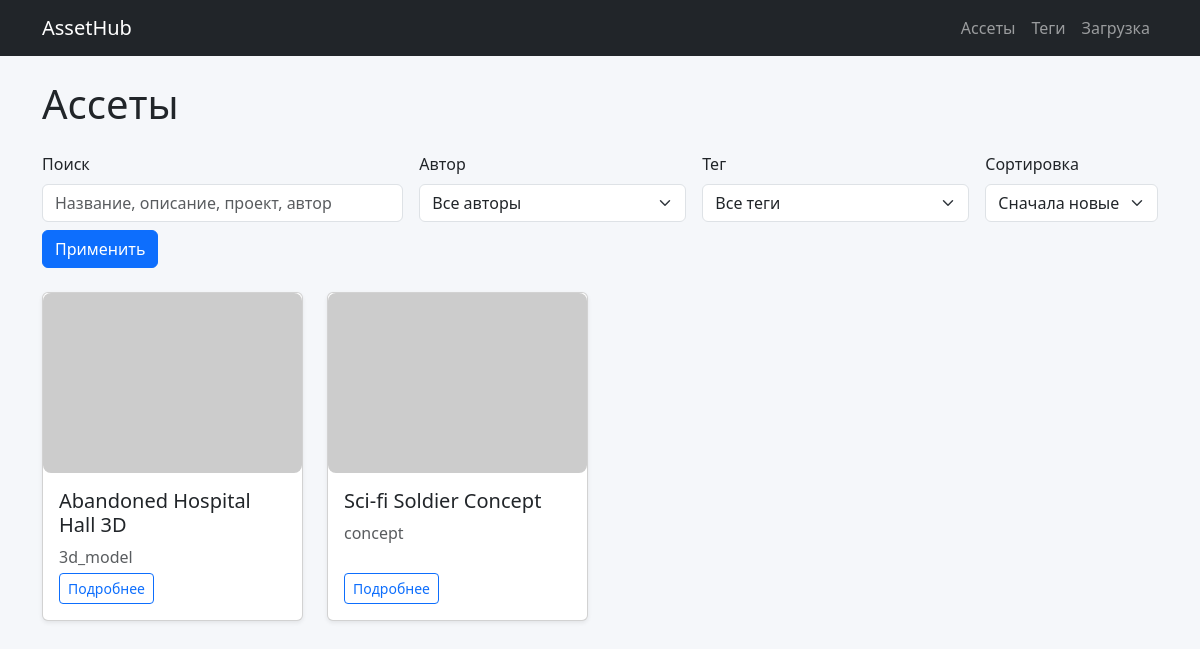
The app's page /assets/, older data.
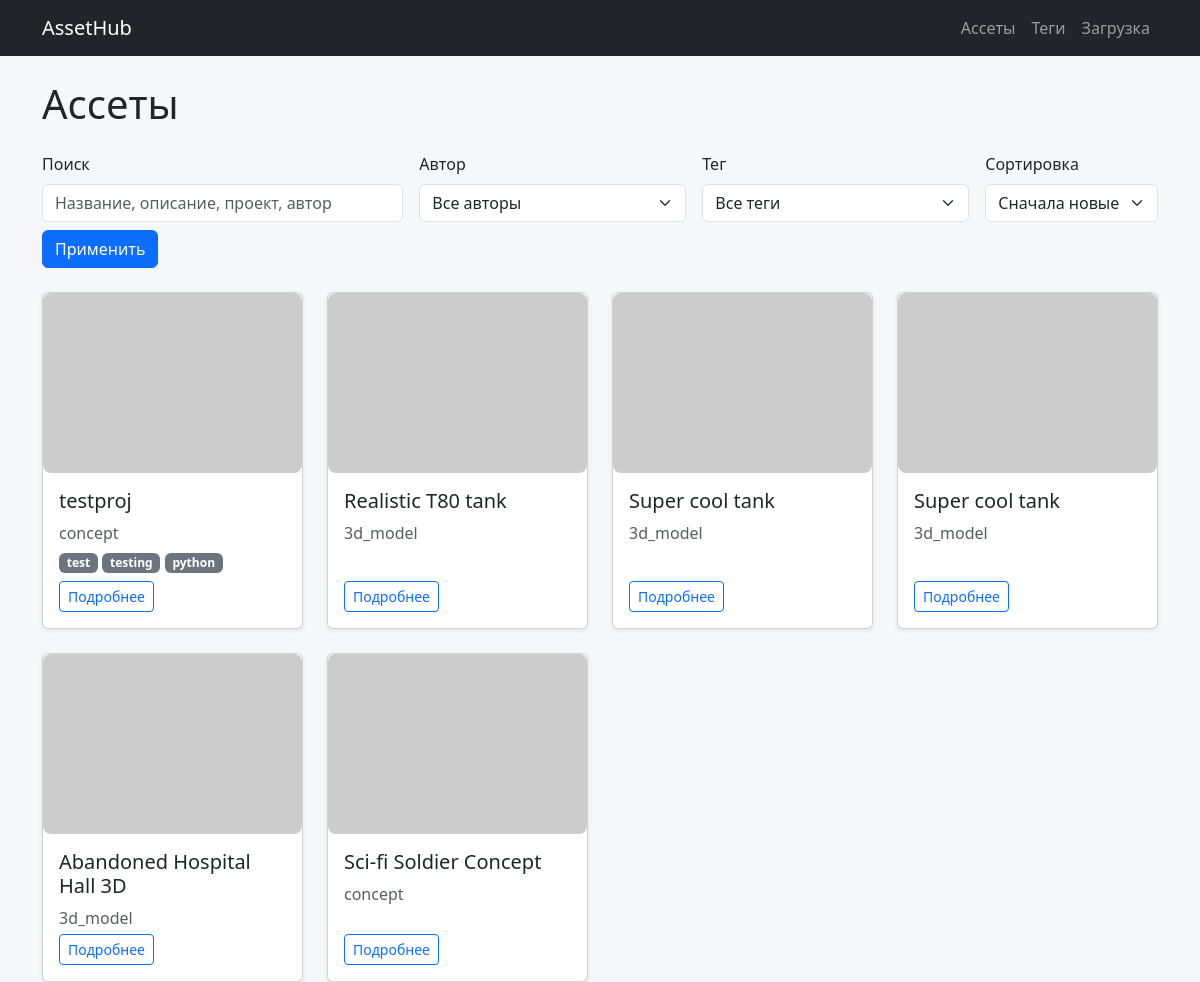
The same page, newer data.
### app/models/asset.py (models this page shows, shortened)
class Asset(db.Model):
    __tablename__ = "assets"
    id = db.Column(db.Integer, primary_key=True)
    title = db.Column(db.String(255), nullable=False)
    description = db.Column(db.Text)
    asset_type = db.Column(db.String(50), nullable=False)  # concept, 3d_model, texture и тд
    file_path = db.Column(db.String(512), nullable=False)
    preview_path = db.Column(db.String(512))
    project_name = db.Column(db.String(255))
    author_name = db.Column(db.String(255))
    created_at = db.Column(db.DateTime, default=datetime.utcnow)
    updated_at = db.Column(db.DateTime, onupdate=datetime.utcnow)
    tags = db.relationship(
        "Tag",
        secondary="asset_tags",
        back_populates="assets"
    )

### app/models/tag.py (models this page shows, shortened)
class Tag(db.Model):
    __tablename__ = "tags"
    id = db.Column(db.Integer, primary_key=True)
    name = db.Column(db.String(100), unique=True, nullable=False)
    assets = db.relationship(
        "Asset",
        secondary="asset_tags",
        back_populates="tags"
    )

### app/controllers/assets.py (the view, shortened to what this page needs)
@assets_bp.route("/")
@assets_bp.route("/")
def assets_list():
    tag_filter = request.args.get("tag")
    author_filter = request.args.get("author")
    q = request.args.get("q", "").strip()
    sort = request.args.get("sort", "new")
    query = Asset.query
    if tag_filter:
        query = query.join(Asset.tags).filter(Tag.name == tag_filter)
    if author_filter:
        query = query.filter(Asset.author_name == author_filter)
    if sort == "old":
        query = query.order_by(Asset.created_at.asc())
    elif sort == "title":
        query = query.order_by(Asset.title.asc())
    elif sort == "author":
        query = query.order_by(Asset.author_name.asc())
    else:
        query = query.order_by(Asset.created_at.desc())
    assets = query.all()
    authors_rows = (
        db.session.query(Asset.author_name)
        .filter(Asset.author_name.isnot(None))
        .distinct()
        .order_by(Asset.author_name.asc())
        .all()
    )
    all_authors = [row[0] for row in authors_rows]
    all_tags = Tag.query.order_by(Tag.name).all()
    return render_template(
        "assets/list.html",
        assets=assets,
        tag_filter=tag_filter,
        author_filter=author_filter,
        q=q,
        sort=sort,
        all_authors=all_authors,
        all_tags=all_tags,
    )

### app/templates/assets/list.html (shortened to what this page needs)
{% extends "base.html" %}
{% block content %}
<h1 class="mb-4">Ассеты</h1>
<form class="row gy-2 gx-3 align-items-end mb-4" method="get">
    <div class="col-md-4">
        <label class="form-label">Поиск</label>
        <input type="text" name="q" class="form-control"
               placeholder="Название, описание, проект, автор"
               value="{{ q or '' }}">
    </div>
    <div class="col-md-3">
        <label class="form-label">Автор</label>
        <select name="author" class="form-select">
            <option value="">Все авторы</option>
        </select>
    </div>
    <div class="col-md-3">
        <label class="form-label">Тег</label>
        <select name="tag" class="form-select">
            <option value="">Все теги</option>
        </select>
    </div>
    <div class="col-md-2">
        <label class="form-label">Сортировка</label>
        <select name="sort" class="form-select">
            <option value="new" {% if sort == 'new' %}selected{% endif %}>Сначала новые</option>
        </select>
    </div>
    <div class="col-12 mt-2">
        <button class="btn btn-primary">Применить</button>
    </div>
</form>
<div class="row g-4">
    {% for asset in assets %}
    <div class="col-sm-6 col-md-4 col-lg-3">
        <div class="card shadow-sm asset-card h-100">
            <img src="https://placehold.co/400x200"
                 class="card-img-top" alt="preview">
            <div class="card-body d-flex flex-column">
                <h5 class="card-title">{{ asset.title }}</h5>
                <p class="card-text text-muted mb-1">{{ asset.asset_type }}</p>
                {% if asset.tags %}
                <p class="mb-2">
                    {% for tag in asset.tags %}
                        <a href="{{ url_for('assets.assets_list', tag=tag.name) }}"
                           class="badge bg-secondary text-decoration-none">
                            {{ tag.name }}
                        </a>
                    {% endfor %}
                </p>
                {% endif %}
                <div class="mt-auto">
                    <a href="{{ url_for('assets.asset_detail', asset_id=asset.id) }}"
                       class="btn btn-sm btn-outline-primary">
                        Подробнее
                    </a>
                </div>
            </div>
        </div>
    </div>
    {% else %}
        <p>Ассеты не найдены.</p>
    {% endfor %}
</div>
{% endblock %}

Row changes from the older to the newer data that the page shows:
added Asset: title "testproj", asset_type "concept"
added Tag: name "test"
added Tag: name "testing"
added Tag: name "python"
added Asset: title "Realistic T80 tank", asset_type "3d_model"
added Asset: title "Super cool tank", asset_type "3d_model"
added Asset: title "Super cool tank", asset_type "3d_model"
